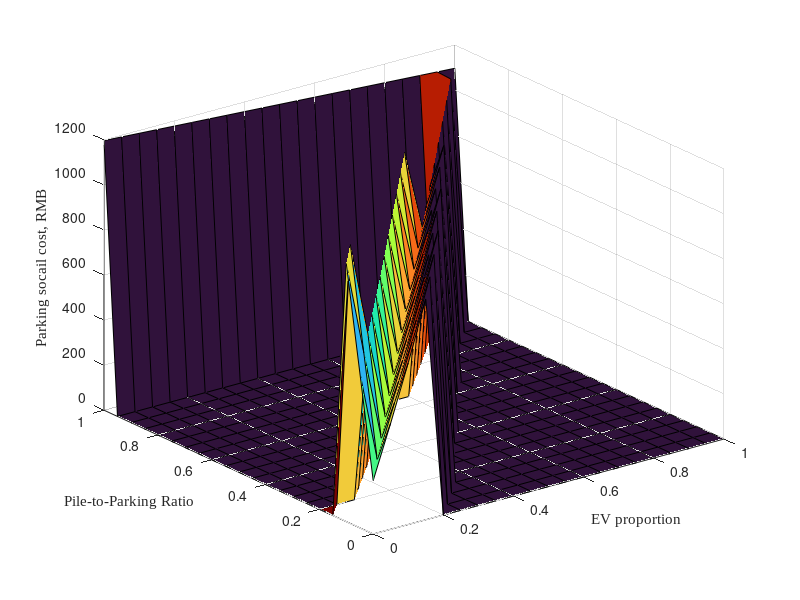

Write MATLAB code to recreate this figure.
clc
clear
%n=134062;
%t=[91499,92865,94279,95667,97020,98376,99528,100191,104731,113524,116319,116346,114865,114307,114375,114348,113467,106291,97358,94314,92769,91817,92769,91817];
%n=11367;
%t=[11367,11367,11423,12760,14371,14169,14184,12816,23277,36341,15403,11367,11396,11367,11373,11367,11395,11633,11367,11367,11367,11367,11367,11367];
n=40;
t=[40,40,40,40,40,40,40,40,40,40,40,47,40,40,44,48,48,40,40,40,41,40,40,40];

chargepile=40000;converting=30000;linefee=100;
c1=zeros(21,21);c2=zeros(21,21);c3=zeros(21,21);c4=zeros(21,21);c6=zeros(21,21);c7=zeros(21,21);c8=zeros(21,21);
agv=zeros(21,21);gp=zeros(21,21);aev=zeros(21,21);ep=zeros(21,21);hp=zeros(21,21);
lgv1=zeros(21,21);lgv2=zeros(21,21);lev1=zeros(21,21);lev2=zeros(21,21);
z1=zeros(1,21);z2=zeros(1,21);z3=zeros(1,24);
cgev=0.2;ctev=4.672;ccev=3.3;ccevp=0.5;cgicv=0.8;cticv=6.022;ccicv=3.3;ccicvp=0.5;
%cgev=0.2;ctev=4.672;ccev=3.3;ccevp=0.8;cgicv=0.8;cticv=6.022;ccicv=3.3;ccicvp=0.8;
r=0:0.05:1;u=0:0.05:1; u1=1; h1=0;
count1=0;count2=0;count3=0;count4=0;sumev=zeros(21,21);sumicv=zeros(21,21);lrev=zeros(21,21);lricv=zeros(21,21);lr=zeros(21,21);
for k=1:24  %某时刻停车场内数量
    z3(1,k)=t(1,k);
  for i=1:21 %假设停车场安装的一个桩车比
           z1(1,i)=r(1,i); 
    for j=1:21
           z2(1,j)=u(1,j);
              agv(i,j)=t(1,k).*u(1,j);
              gp(i,j)=n.*(1-r(1,i));
              aev(i,j)=t(1,k).*(1-u(1,j));
              ep(i,j)=n.*r(1,i);
              if r(1,i)<1
                    if agv(i,j) > gp(i,j)  %到达油车大于停车场油车车位
                        lgv1(i,j)=agv(i,j)-gp(i,j);  %准备容纳至混合车位的油车数量

                        if lgv1(i,j)>=n*r(1,i)*h1*u1  %油车剩余数量大于容纳油车车位
                           lgv2(i,j)=lgv1(i,j)-n*r(1,i)*h1*u1;  %到达油车经容纳后不得不离开数量
                            if aev(i,j)>ep(i,j)*(1-h1)*u1   %到达电车大于停车场电车车位
                            lev1(i,j)=aev(i,j)-ep(i,j)*(1-h1)*u1; %准备容纳至混合车位的电车数量
                            lev2(i,j)=lev1(i,j);
                            count1=count1+1;
                            else
                            lev2(i,j)=0;
                            count2=count2+1;
                            end
                        c3(i,j)=lgv2(i,j)*(cgicv+cticv+ccicv*ccicvp)+lev2(i,j)*(cgev+ctev+ccev.*ccevp)+n.*r(1,i).*(chargepile+linefee+converting)/365/8/24;
                        sumev(i,j)=sumev(i,j)+lev2(i,j);
                        sumicv(i,j)=sumicv(i,j)+lgv2(i,j);
                        else   %油车剩余数量小于容纳油车车位 
                            lgv2(i,j)=0; 
                            hp(i,j)=n*r(1,i)*h1*u1-lgv1(i,j);  %剩余可容纳电车两用车位数量 
                            if aev(i,j)>ep(i,j)*(1-h1)*u1   %到达电车大于停车场电车车位
                            lev1(i,j)=aev(i,j)-ep(i,j); %准备容纳至混合车位的电车数量
                            lev2(i,j)=max(lev1(i,j)-hp(i,j),0);
                            count3=count3+1;
                            else
                            lev2(i,j)=0;
                            count4=count4+1;
                            end 
                        c3(i,j)=lgv2(i,j)*(cgicv+cticv+ccicv*ccicvp)+lev2(i,j)*(cgev+ctev+ccev.*ccevp)+n.*r(1,i).*(chargepile+linefee+converting)/365/8/24;
                        sumev(i,j)=sumev(i,j)+lev2(i,j);
                        sumicv(i,j)=sumicv(i,j)+lgv2(i,j);
                        end
                    else   %到达油车小于停车场油车车位
                            lgv2(i,j)=0;
                            hp(i,j)=n*r(1,i)*h1*u1;
                            if aev(i,j)>ep(i,j)   %到达电车大于停车场电车车位
                            lev1(i,j)=aev(i,j)-ep(i,j)*(1-h1)*u1; %准备容纳至混合车位的电车数量
                            lev2(i,j)=max(lev1(i,j)-hp(i,j),0);
                            count3=count3+1;
                            else
                            lev2(i,j)=0;
                            count4=count4+1;
                            end
                     c3(i,j)=lgv2(i,j)*(cgicv+cticv+ccicv*ccicvp)+lev2(i,j)*(cgev+ctev+ccev.*ccevp)+n.*r(1,i).*(chargepile+linefee+converting)/365/8/24;
                     sumev(i,j)=sumev(i,j)+lev2(i,j);
                     sumicv(i,j)=sumicv(i,j)+lgv2(i,j);
                    end
                   
              else
               if t(1,k)<n
                  c3(i,j)=n.*(chargepile+linefee+converting)/365/8/24;
               else
                 
                  c3(i,j)=n*(chargepile+linefee+converting)/365/8/24+(t(1,k)-n)*(cgicv+cticv+ccicv*ccicvp)*u(1,j)+(t(1,k)-n)*(cgev+ctev)*(1-u(1,j));
                  sumicv(i,j)=sumicv(i,j)+(t(1,k)-n)*u(1,j);
                  sumev(i,j)=sumev(i,j)+(t(1,k)-n)*(1-u(1,j));
               end
              
               count1=count1+1;
              end
      c6(i,j)=c6(i,j)+c3(i,j);
      c8(i,j)=c6(i,j);
      lrev(i,j)=sumev(i,j)/(t(1,k)*(1-u(1,j)));
      lricv(i,j)=sumicv(i,j)/(t(1,k)*u(1,j));
      lr(i,j)=(sumev(i,j)+sumicv(i,j))/t(1,k);
    end 
  end
  
end

for o=1:size(c6,1)
    for p=1:size(c6,2)
      if c6(o,p)>c6(size(c6,1),p)
         c7(o,p)=c6(o,p)-c6(size(c6,1),p);
         c6(o,p)=0;
      end
    end
end
v=1-u;
[vv,rr]=meshgrid(v,r);
surf(vv,rr,c6)
colormap("turbo")
grid on
xlabel('EV proportion','FontName','Times New Roman')
ylabel('Pile-to-Parking Ratio','FontName','Times New Roman')
zlabel('Parking socail cost, RMB' ,'FontName','Times New Roman')

%surf(vv,rr,c7)
%colormap("turbo")
%grid on
%xlabel('EV proportion','FontName','Times New Roman')
%ylabel('Pile-to-Parking Ratio','FontName','Times New Roman')
%zlabel('difference, RMB' ,'FontName','Times New Roman')
